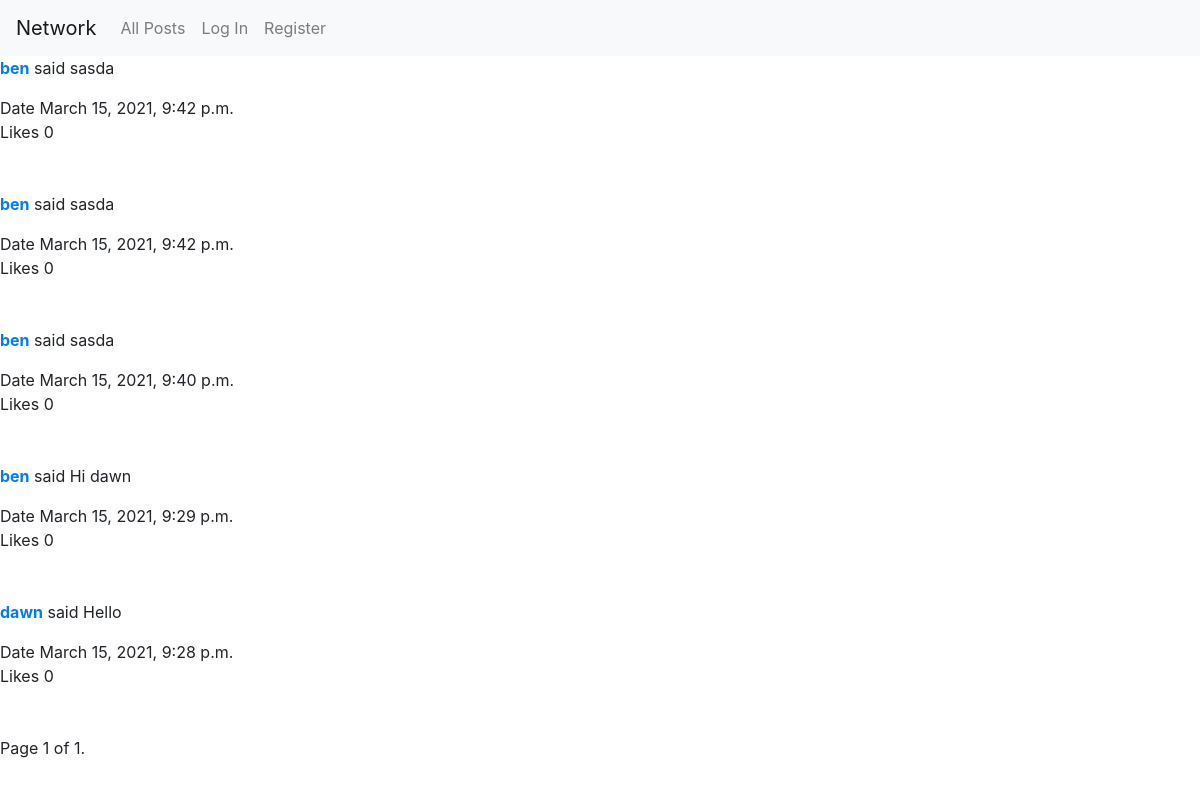
Before: / with the older database file.
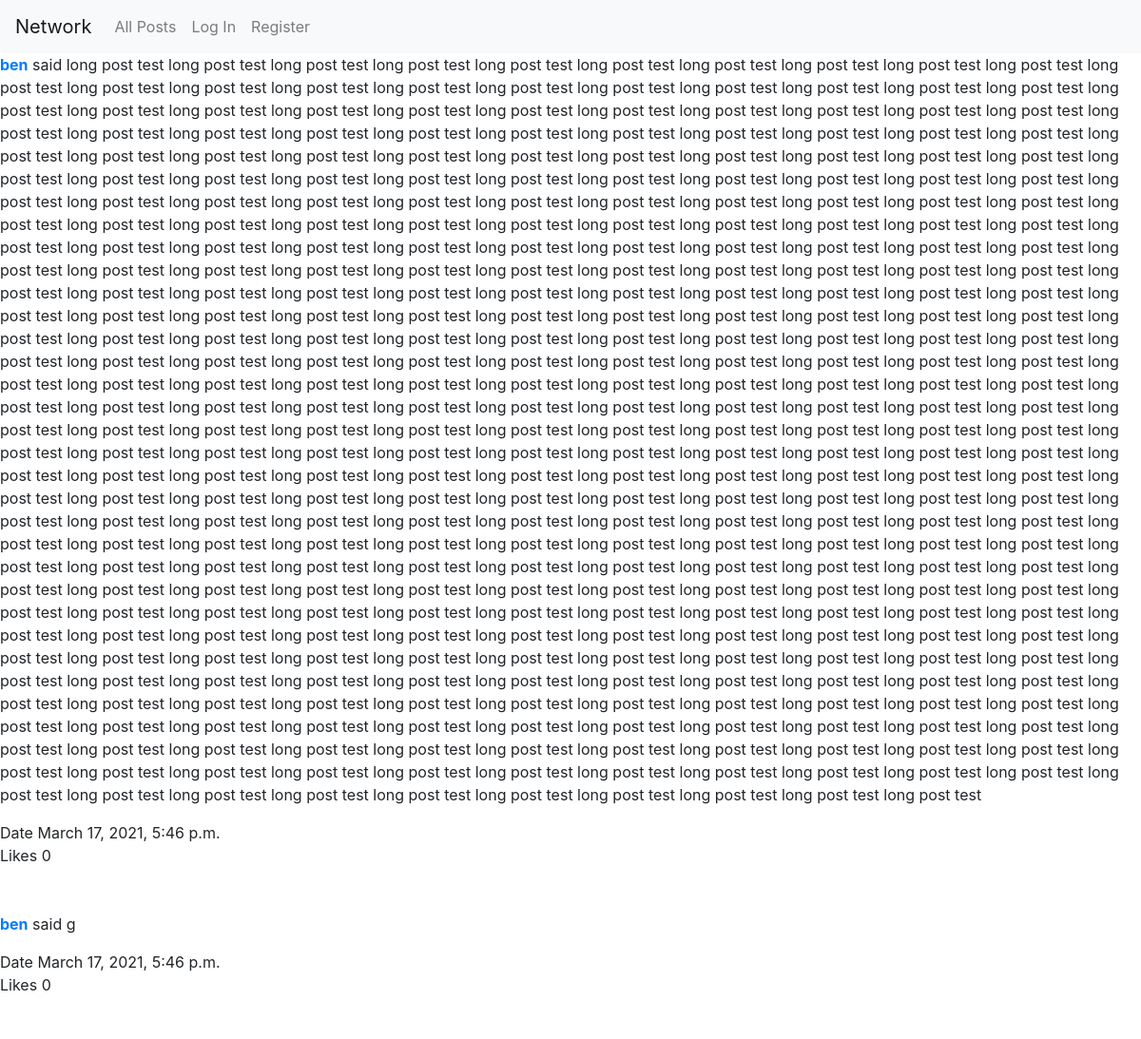
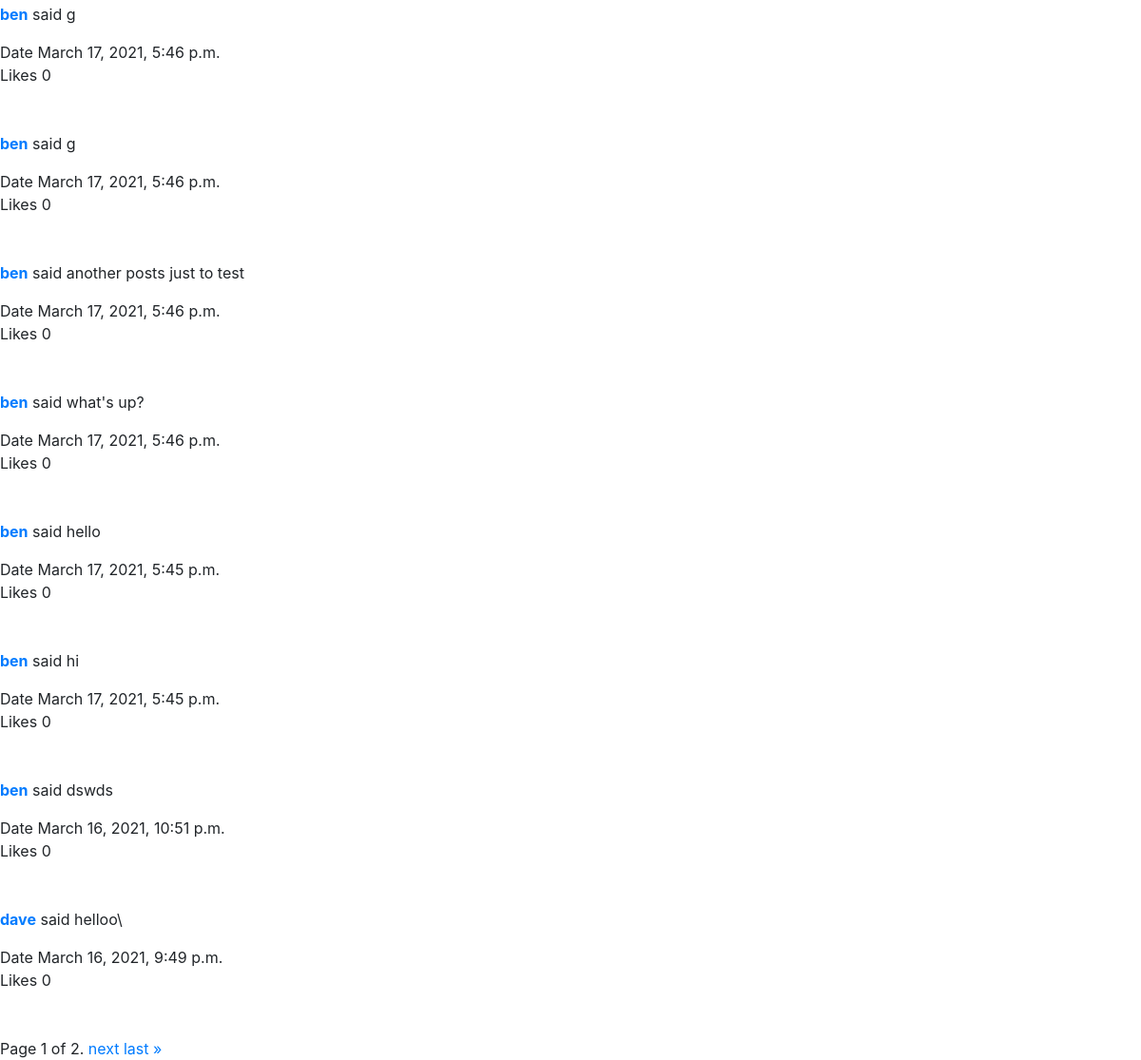
After: the same page with the newer database file (2 pictures, top to bottom).
### network/models.py (models this page shows, shortened)
class UserPosts(models.Model):
    user = models.ForeignKey(User, on_delete=models.CASCADE, related_name="poster")
    post = models.CharField(max_length=280)
    timestamp = models.DateTimeField(auto_now_add=True)
    likes = models.IntegerField(default=0)

class User(AbstractUser):
    followers = models.IntegerField(default=0)
    followed = models.IntegerField(default=0)

### network/views.py (the view)
# urls.py: path("", views.index, name="index"),
def index(request):
    posts = UserPosts.objects.all()
    posts = posts.order_by("-timestamp").all()
    paginator = Paginator(posts, 10)
    page_number = request.GET.get('page')
    page_obj = paginator.get_page(page_number)
    return render(request, "network/index.html", {"form":NewPostForm(), 'page_obj': page_obj})

### network/templates/network/index.html (shortened to what this page needs)
{% extends "network/layout.html" %}
{% load static %}
{% block body %}
<div id="all-posts-view">
    {% for post in page_obj %}
    <div id="user-link"><a href="{% url 'all_posts' post.user %}"><strong id="user-name">{{ post.user.username }}</strong></a> said {{ post.post }}<br></div>
    <div id="time-stamp"></p>Date {{ post.timestamp }}<br></div>
    <div id="likes">Likes {{ post.likes }}</div>
    <br>
    <br>
{% endfor %}
<div class="pagination">
    <span class="step-links">
        <span class="current">
            Page {{ page_obj.number }} of {{ page_obj.paginator.num_pages }}.
        </span>
        {% if page_obj.has_next %}
            <a href="?page={{ page_obj.next_page_number }}">next</a>
            <a href="?page={{ page_obj.paginator.num_pages }}">last &raquo;</a>
        {% endif %}
    </span>
</div>
{% endblock %}

### network/templates/network/layout.html (shortened to what this page needs)
{% load static %}
<!DOCTYPE html>
<html lang="en">
    <head>
        <link rel="stylesheet" href="https://stackpath.bootstrapcdn.com/bootstrap/4.4.1/css/bootstrap.min.css">
        <link href="{% static 'network/styles.css' %}" rel="stylesheet">
    </head>
    <body>
        <nav class="navbar navbar-expand-lg navbar-light bg-light">
            <a class="navbar-brand" href="#">Network</a>
            <div>
              <ul class="navbar-nav mr-auto">
                <li class="nav-item">
                  <a id="all-posts" class="nav-link" href="{% url 'all_posts' 'all' %}">All Posts</a>
                </li>
                {% if user.is_authenticated %}
                    <li class="nav-item">
                        <a class="nav-link" href="{% url 'all_posts' 'following' %}">Following</a>
                    </li>
                    <li class="nav-item">
                        <a class="nav-link" href="{% url 'logout' %}">Log Out</a>
                    </li>
                {% else %}
                    <li class="nav-item">
                        <a class="nav-link" href="{% url 'login' %}">Log In</a>
                    </li>
                    <li class="nav-item">
                        <a class="nav-link" href="{% url 'register' %}">Register</a>
                    </li>
                {% endif %}
              </ul>
            </div>
          </nav>
        <div class="body">
            {% block body %}
            {% endblock %}
        </div>
    </body>
</html>

Changed rows visible on the page:
removed UserPosts: user.username "ben", post "sasda", timestamp "March 15, 2021, 9:42 p.m.", likes "0"
removed UserPosts: user.username "ben", post "sasda", timestamp "March 15, 2021, 9:42 p.m.", likes "0"
removed UserPosts: user.username "ben", post "sasda", timestamp "March 15, 2021, 9:40 p.m.", likes "0"
removed UserPosts: user.username "ben", post "Hi dawn", timestamp "March 15, 2021, 9:29 p.m.", likes "0"
removed UserPosts: user.username "dawn", post "Hello", timestamp "March 15, 2021, 9:28 p.m.", likes "0"
added UserPosts: user.username "ben", post "long post test long post test long post test long post test long post test long post test long post test long post test long post test long post test long post test long post test long post test long post test long post test long post test long post test long post test long post test long post test long post test long post test long post test long post test long post test long post test long post test long post test long post test long post test long post test long post test long post test long post test long post test long post test long post test long post test long post test long post test long post test long post test long post test long post test long post test long post test long post…", timestamp "March 17, 2021, 5:46 p.m.", likes "0"
added UserPosts: user.username "ben", post "g", timestamp "March 17, 2021, 5:46 p.m.", likes "0"
added UserPosts: user.username "ben", post "g", timestamp "March 17, 2021, 5:46 p.m.", likes "0"
added UserPosts: user.username "ben", post "g", timestamp "March 17, 2021, 5:46 p.m.", likes "0"
added UserPosts: user.username "ben", post "another posts just to test", timestamp "March 17, 2021, 5:46 p.m.", likes "0"
added UserPosts: user.username "ben", post "what's up?", timestamp "March 17, 2021, 5:46 p.m.", likes "0"
added UserPosts: user.username "ben", post "hello", timestamp "March 17, 2021, 5:45 p.m.", likes "0"
added UserPosts: user.username "ben", post "hi", timestamp "March 17, 2021, 5:45 p.m.", likes "0"
added UserPosts: user.username "ben", post "dswds", timestamp "March 16, 2021, 10:51 p.m.", likes "0"
added UserPosts: user.username "dave", post "helloo\\", timestamp "March 16, 2021, 9:49 p.m.", likes "0"
Other visible differences:
{{ page_obj.paginator.num_pages }}: "1" → "2"
text now shown: "next last »"
